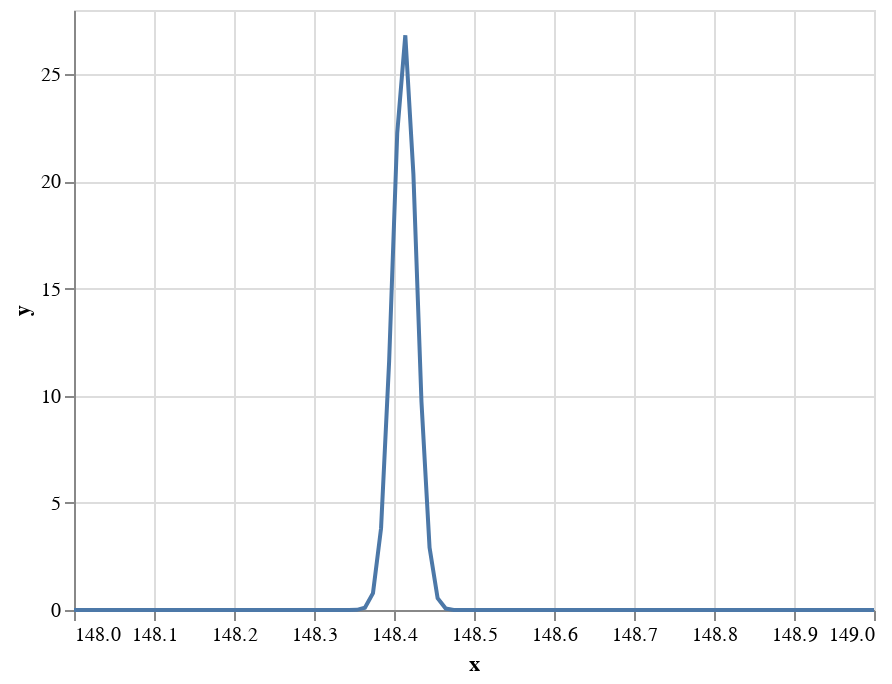

The cell this chart's notebook holds for it:
### Code cell
true_histogram_chart

### Figure 1 — Vega-Lite specification as saved in the notebook (floating-point values rounded to 4 significant figures)
{"config": {"view": {"continuousWidth": 400, "continuousHeight": 300}}, "data": {"name": "data-d937cafc528c47f2e1184aa6b59eb614"}, "mark": {"type": "line", "filled": false}, "encoding": {"x": {"type": "quantitative", "field": "x"}, "y": {"type": "quantitative", "field": "y"}}, "$schema": "https://vega.github.io/schema/vega-lite/v4.8.1.json", "datasets": {"data-d937cafc528c47f2e1184aa6b59eb614": [{"x": 148.0, "y": 4.747e-168}, {"x": 148.0, "y": 6.887e-160}, {"x": 148.0, "y": 6.262e-152}, {"x": 148.0, "y": 3.57e-144}, {"x": 148.0, "y": 1.276e-136}, {"x": 148.1, "y": 2.86e-129}, {"x": 148.1, "y": 4.02e-122}, {"x": 148.1, "y": 3.544e-115}, {"x": 148.1, "y": 1.96e-108}, {"x": 148.1, "y": 6.797e-102}, {"x": 148.1, "y": 1.479e-95}, {"x": 148.1, "y": 2.019e-89}, {"x": 148.1, "y": 1.73e-83}, {"x": 148.1, "y": 9.298e-78}, {"x": 148.1, "y": 3.137e-72}, {"x": 148.2, "y": 6.643e-67}, {"x": 148.2, "y": 8.83e-62}, {"x": 148.2, "y": 7.368e-57}, {"x": 148.2, "y": 3.86e-52}, {"x": 148.2, "y": 1.27e-47}, {"x": 148.2, "y": 2.623e-43}, {"x": 148.2, "y": 3.402e-39}, {"x": 148.2, "y": 2.772e-35}, {"x": 148.2, "y": 1.419e-31}, {"x": 148.2, "y": 4.561e-28}, {"x": 148.3, "y": 9.211e-25}, {"x": 148.3, "y": 1.169e-21}, {"x": 148.3, "y": 9.321e-19}, {"x": 148.3, "y": 4.671e-16}, {"x": 148.3, "y": 1.471e-13}, {"x": 148.3, "y": 2.912e-11}, {"x": 148.3, "y": 3.624e-09}, {"x": 148.3, "y": 2.835e-07}, {"x": 148.3, "y": 1.394e-05}, {"x": 148.3, "y": 0.0004312}, {"x": 148.4, "y": 0.008385}, {"x": 148.4, "y": 0.1026}, {"x": 148.4, "y": 0.789}, {"x": 148.4, "y": 3.818}, {"x": 148.4, "y": 11.62}, {"x": 148.4, "y": 22.26}, {"x": 148.4, "y": 26.82}, {"x": 148.4, "y": 20.34}, {"x": 148.4, "y": 9.705}, {"x": 148.4, "y": 2.915}, {"x": 148.5, "y": 0.5511}, {"x": 148.5, "y": 0.06558}, {"x": 148.5, "y": 0.004913}, {"x": 148.5, "y": 0.0002318}, {"x": 148.5, "y": 6.884e-06}, {"x": 148.5, "y": 1.288e-07}, {"x": 148.5, "y": 1.517e-09}, {"x": 148.5, "y": 1.126e-11}, {"x": 148.5, "y": 5.261e-14}, {"x": 148.5, "y": 1.549e-16}, {"x": 148.6, "y": 2.874e-19}, {"x": 148.6, "y": 3.359e-22}, {"x": 148.6, "y": 2.474e-25}, {"x": 148.6, "y": 1.148e-28}, {"x": 148.6, "y": 3.36e-32}, {"x": 148.6, "y": 6.197e-36}, {"x": 148.6, "y": 7.204e-40}, {"x": 148.6, "y": 5.28e-44}, {"x": 148.6, "y": 2.44e-48}, {"x": 148.6, "y": 7.11e-53}, {"x": 148.7, "y": 1.307e-57}, {"x": 148.7, "y": 1.514e-62}, {"x": 148.7, "y": 1.107e-67}, {"x": 148.7, "y": 5.105e-73}, {"x": 148.7, "y": 1.485e-78}, {"x": 148.7, "y": 2.726e-84}, {"x": 148.7, "y": 3.157e-90}, {"x": 148.7, "y": 2.307e-96}, {"x": 148.7, "y": 1.064e-102}, {"x": 148.7, "y": 3.098e-109}, {"x": 148.8, "y": 5.692e-116}, {"x": 148.8, "y": 6.603e-123}, {"x": 148.8, "y": 4.836e-130}, {"x": 148.8, "y": 2.236e-137}, {"x": 148.8, "y": 6.529e-145}, {"x": 148.8, "y": 1.204e-152}, {"x": 148.8, "y": 1.402e-160}, {"x": 148.8, "y": 1.031e-168}, {"x": 148.8, "y": 4.793e-177}, {"x": 148.8, "y": 1.407e-185}, {"x": 148.9, "y": 2.61e-194}, {"x": 148.9, "y": 3.059e-203}, {"x": 148.9, "y": 2.265e-212}, {"x": 148.9, "y": 1.06e-221}, {"x": 148.9, "y": 3.137e-231}, {"x": 148.9, "y": 5.865e-241}, {"x": 148.9, "y": 6.934e-251}, {"x": 148.9, "y": 5.182e-261}, {"x": 148.9, "y": 2.449e-271}, {"x": 148.9, "y": 7.318e-282}, {"x": 149.0, "y": 1.383e-292}, {"x": 149.0, "y": 1.653e-303}, {"x": 149.0, "y": 1.249e-314}, {"x": 149.0, "y": 0.0}, {"x": 149.0, "y": 0.0}]}}
